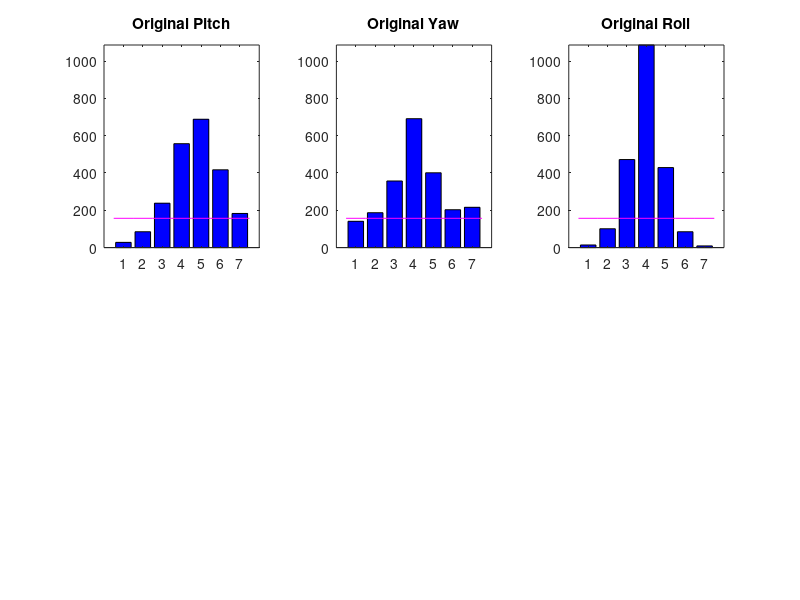

Source code (MATLAB): (Note: this script raises an error after producing the figure.)
% This script replicates the balancing results for the HELEN dataset depicted in the paper 
% V. Vonikakis, R. Subramanian, S. Winkler. (2016). Shaping Datasets: Optimal Data Selection for Specific Target Distributions. Proc. ICIP2016, Phoenix, USA, Sept. 25-28.
% 
% 3 different head-pose attributes are used: yaw, pitch, roll. The original 
% data are scaled and quantized before the MILP optimization. A subset of 
% N different images is selected out of the total K images of the dataset.
%
% The original images of the Hellen dataset can be found in:
% http://www.ifp.illinois.edu/~vuongle2/helen/


clear all;
close all;
load HELEN;%load data


%--------------------------------------------------------------loading data

A=cell2mat(DATA(2:end,2:end));%keeping only the raw data
legend=DATA(1,1:end);%keeping the labels for displaying later





N=size(A,1)/2; % total number of selected images 
H=7; %quantization bins
M=size(A,2);
K=size(A,1);
xbins = 1:H;

%------------------------------------------ defining objective distribution

%uniform distribution
distribution_objective=ones(H,1); 

%normalizing distribution
distribution_objective=distribution_objective./sum(distribution_objective);



%---------------------------------------------------- scaling data to [0,1]


%---------pitch------------
q=A(:,1);
q(q>30)=30;
q(q<-30)=-30;
q=q+30;
q=q./60;
A(:,1)=q;

%---------yaw------------
q=A(:,2);
q(q>30)=30;
q(q<-30)=-30;
q=q+30;
q=q./60;
A(:,2)=q;

%---------roll------------
q=A(:,3);
q(q>30)=30;
q(q<-30)=-30;
q=q+30;
q=q./60;
A(:,3)=q;


%------------------------------------------ quantizing attributes into bins

A_quantized=A;
A_quantized=A_quantized.*H;
A_quantized=floor(A_quantized);
A_quantized=A_quantized+1;
A_quantized(A_quantized==H+1)=H;

%------------------------------------- displaying the initial distributions

figure;
distribution_original=(hist(A_quantized(:,1:M),xbins))';
ymax=max(max(distribution_original));

for i=1:M
    
    subplot(2,3,i), bar(distribution_original(i,:));
    
    title(['Original ' legend{i+1}]);
    h = findobj(gca,'Type','patch');
    set(h,'FaceColor','b','EdgeColor','k')
    ylim([0 ymax]);%same scale on Y axis
    hold on;
    
    %drawing the distribution objective on the original distributions to
    %show whether there is availability of data on each bin
    for n=1:H  %across all quantization bins
        q=ceil(distribution_objective(n)*N);%required number of data in this bin
        line([n-0.5 n+0.5],[q q],'Color',[1 0 1]);%new setlevel
    end
    
    hold off;
    
end


%------------------------------------------------ Running MILP optimization


x  = SHAPE_DATASET(A_quantized,N,H,distribution_objective);


%--------------------------------------- Displaying the final distributions


A_reduced=A_quantized(x,:);

distribution_final=(hist(A_reduced(:,1:M),xbins))';
ymax=max(max(distribution_final));


for i=1:M
    
    subplot(2,3,i+M), bar(distribution_final(i,:));
    title(['New ' legend{i+1}]);
    h = findobj(gca,'Type','patch');
    set(h,'FaceColor','r','EdgeColor','k')
    ylim([0 ymax]);%same scale on Y axis
    
end


